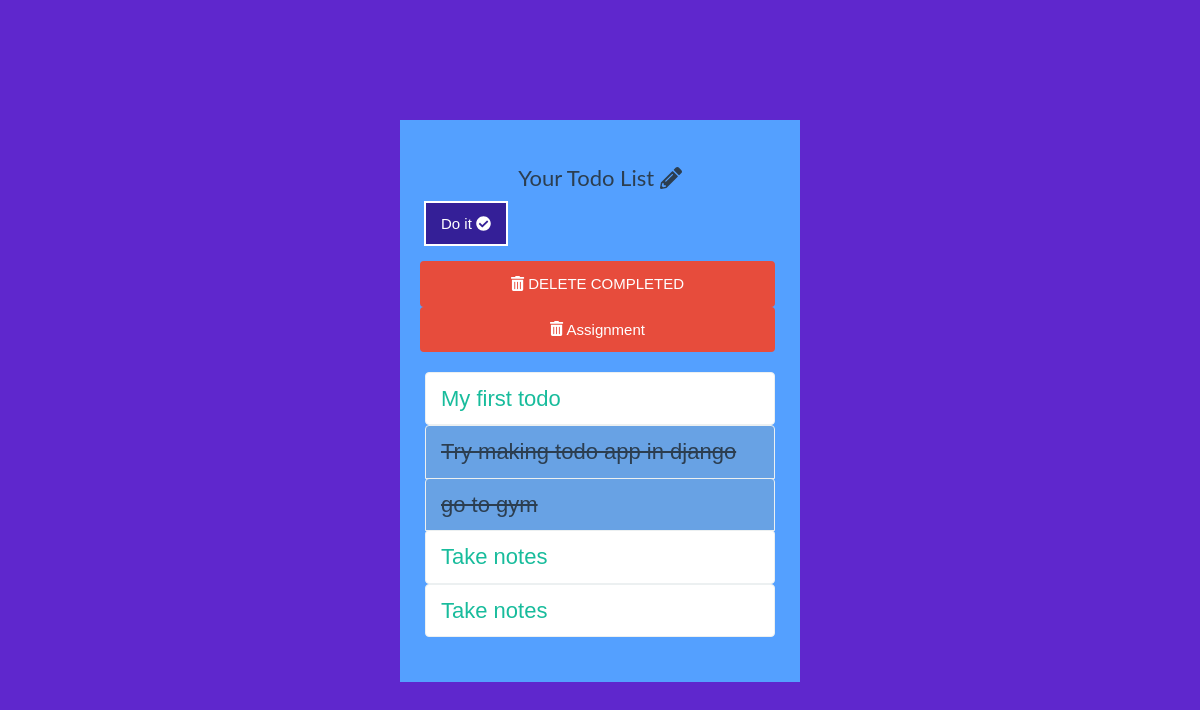
Before: / with the older database file.
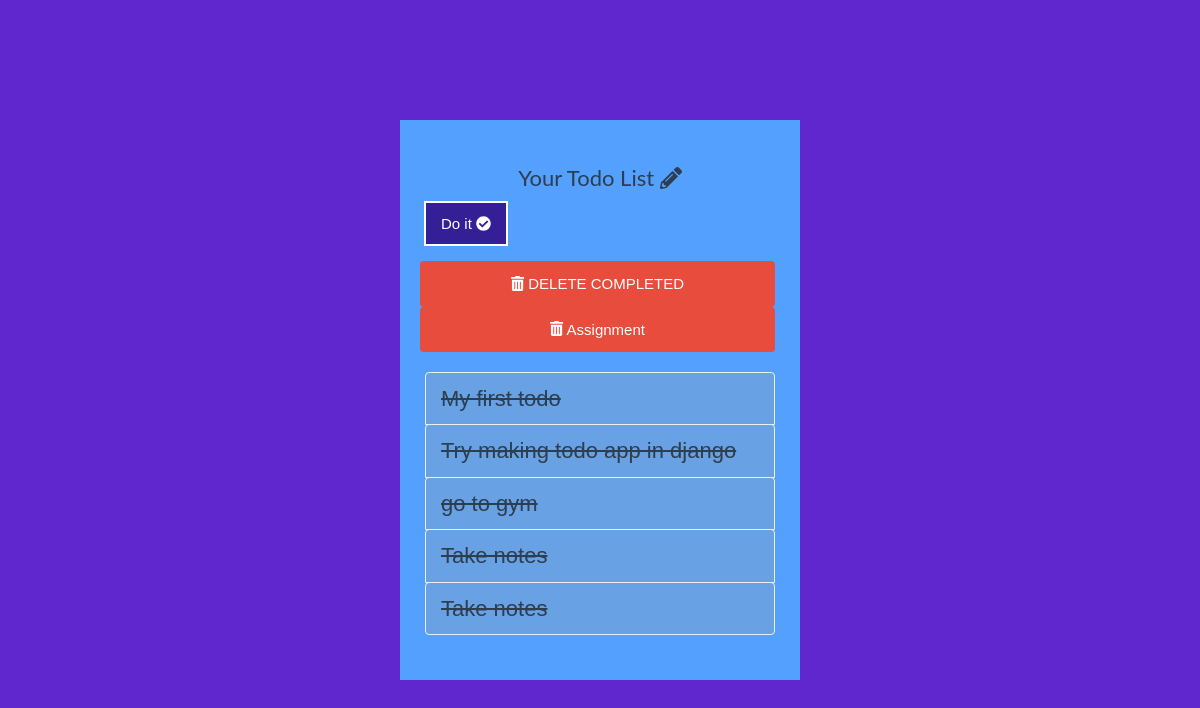
After: the same page with the newer database file.
### todo/models.py (models this page shows, shortened)
class Todo(models.Model):
    complete=models.BooleanField(default=False)
    todotext=models.CharField(max_length=50)

### todo/views.py (the view)
# urls.py: path('',views.index,name='index'),
def index(request):
    mytodo= Todo.objects.order_by('id')
    form =TodoForm()
    context ={ 'mytodo' : mytodo , 'form': form }
    return render(request,'todo/index.html' , context)

### todo/templates/todo/index.html (shortened to what this page needs)
{% load static %}
<!DOCTYPE html>
<html lang="en">
	<head>
		<link rel="stylesheet" href="{% static 'todo/css/flatly.min.css' %}" />
		<link rel="stylesheet" href="{% static 'todo/css/styles.css' %}" />
	</head>
	<body>
		<div class="container-fluid" id="wrapper">
			<div class="row">
				<div class="col-lg-4 col-lg-offset-4" id="content">
					<h2>Your Todo List <i class="fas fa-pencil-alt"></i>
</h2>
					<form action="{% url 'add' %}" method="POST" role="form">
						<div class="form-group">
							<div class="input-group">
							  <span class="input-group-btn">
								  <button type="submit" class="btn btn-success" id="add-btn">Do it <i class="fas fa-check-circle"></i>
</button>
							  </span>
							</div>
						</div>
					</form>
					<div class="row t10">
						<div class="col-lg-12">
							<div class="btn-toolbar">
                                <a href="{% url 'delete'  %}">
									<button type="button" class="btn btn-danger btn-block">
										<i class="fas fa-trash-alt"></i> DELETE COMPLETED
									</button>
									</a>
									<br>
									<a href="#">
									<button type="button" class="btn btn-danger btn-block">
										<i class="fas fa-trash-alt"></i> Assignment
									</button>
									</a>
							</div>
						</div>
					</div>
					<ul class="list-group t20">
						{% for t in mytodo %}
						{% if t.complete %}
						<li class="list-group-item todo-completed">{{ t.todotext }}</li>
						{% else %}
						<a href="{% url 'complete' t.id %}"><li class="list-group-item">{{ t.todotext }}</li></a>
						{% endif %}
						{% endfor %}
					</ul>
				</div>
			</div>
		</div>
	</body>
</html>

### todo/static/todo/css/styles.css (style rules this page uses)
body { background: #5f27cd; font-family: 'Futura', sans-serif; }
#wrapper { margin-top: 10% !important; font-size: 16px; }
#content { background: #54a0ff; padding: 25px; }
#content > h2 { font-size: 22px; text-align: center; padding-top: 0; }
.t10 { margin-top: 10px; }
.t20 { margin-top: 20px; }
.todo-completed { text-decoration: line-through; background: rgba(149, 165, 166, .3); }
.list-group-item { border-top-right-radius: 4px; border-top-left-radius: 4px; font-size: 22px; }
.input-group-btn:last-child>.btn, .input-group-btn:last-child>.btn-group { z-index: 2; margin-left: -1px; background-color: #341f97; border-color: #fff; }

Changed rows visible on the page:
changed Todo "My first todo": complete False → True (drawn)
changed Todo (number 4 of 5 on the later page): complete False → True (drawn)
changed Todo (number 5 of 5 on the later page): complete False → True (drawn)
